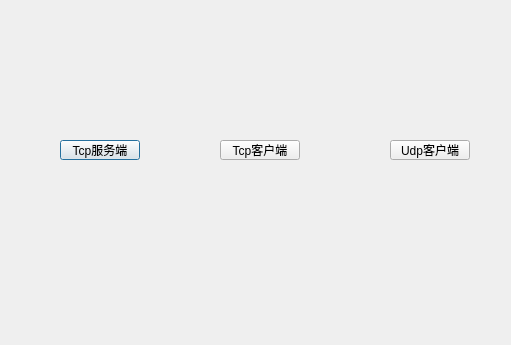
<?xml version="1.0" encoding="UTF-8"?>
<ui version="4.0">
 <class>Dialog</class>
 <widget class="QDialog" name="Dialog">
  <property name="geometry">
   <rect>
    <x>0</x>
    <y>0</y>
    <width>511</width>
    <height>345</height>
   </rect>
  </property>
  <property name="windowTitle">
   <string>Dialog</string>
  </property>
  <widget class="QPushButton" name="btnTcpServer">
   <property name="geometry">
    <rect>
     <x>60</x>
     <y>140</y>
     <width>80</width>
     <height>20</height>
    </rect>
   </property>
   <property name="text">
    <string>Tcp服务端</string>
   </property>
  </widget>
  <widget class="QPushButton" name="btnTcpClient">
   <property name="geometry">
    <rect>
     <x>220</x>
     <y>140</y>
     <width>80</width>
     <height>20</height>
    </rect>
   </property>
   <property name="text">
    <string>Tcp客户端</string>
   </property>
  </widget>
  <widget class="QPushButton" name="btnUdpClient">
   <property name="geometry">
    <rect>
     <x>390</x>
     <y>140</y>
     <width>80</width>
     <height>20</height>
    </rect>
   </property>
   <property name="text">
    <string>Udp客户端</string>
   </property>
  </widget>
 </widget>
 <layoutdefault spacing="6" margin="11"/>
 <resources/>
 <connections/>
</ui>
